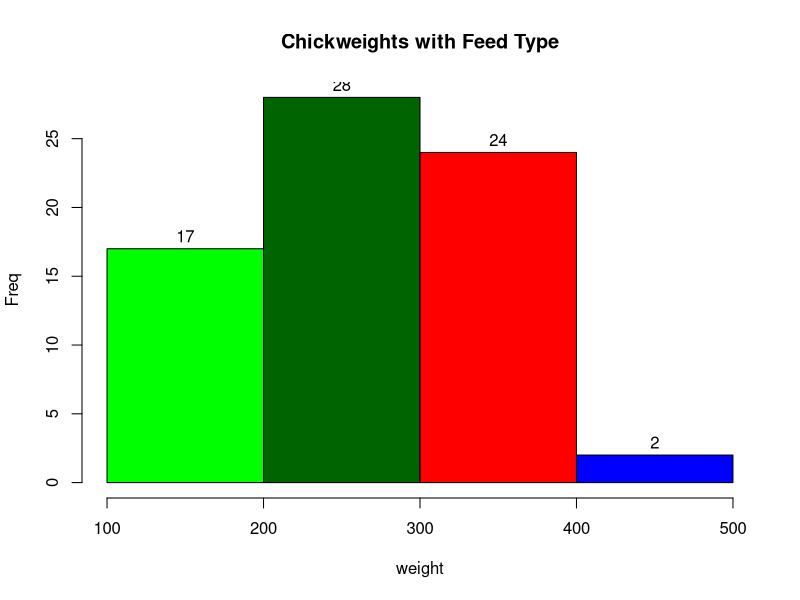

Reproduce this figure in R.
#Visualisation with Base R -------------------------------------------------------------------------
#Histograms ----------------------------------------------------------------------------------------
hist(chickwts$weight,
     xlab = "weight",
     ylab = "Freq",
     main = "Chickweights with Feed Type",
     breaks = c(100,200,300,400,500),
     labels = T,
     col=c("green","darkgreen","red","blue"))





